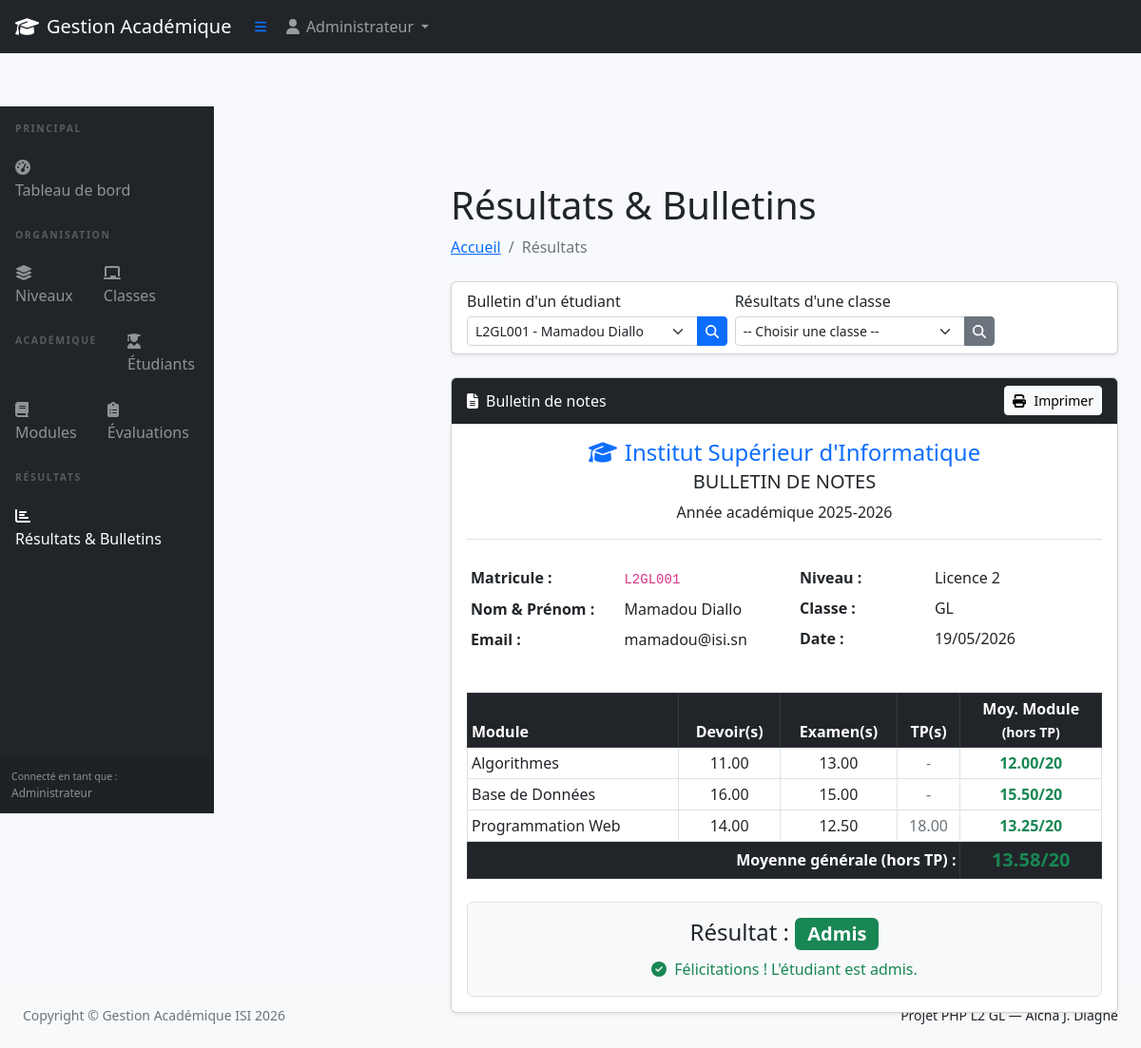
Screenshot of /index.php?page=resultats&etudiant_id=1 (signed in) with the database file from the repository.
### tables this page shows
CREATE TABLE IF NOT EXISTS etudiants (
    id INT AUTO_INCREMENT PRIMARY KEY,
    matricule VARCHAR(20) NOT NULL UNIQUE,
    nom VARCHAR(100) NOT NULL,
    prenom VARCHAR(100) NOT NULL,
    email VARCHAR(150),
    classe_id INT NOT NULL,
    created_at TIMESTAMP DEFAULT CURRENT_TIMESTAMP,
    FOREIGN KEY (classe_id) REFERENCES classes(id) ON DELETE CASCADE
);

CREATE TABLE IF NOT EXISTS niveaux (
    id INT AUTO_INCREMENT PRIMARY KEY,
    nom VARCHAR(50) NOT NULL UNIQUE,
    created_at TIMESTAMP DEFAULT CURRENT_TIMESTAMP
);

CREATE TABLE IF NOT EXISTS classes (
    id INT AUTO_INCREMENT PRIMARY KEY,
    nom VARCHAR(50) NOT NULL,
    niveau_id INT NOT NULL,
    created_at TIMESTAMP DEFAULT CURRENT_TIMESTAMP,
    FOREIGN KEY (niveau_id) REFERENCES niveaux(id) ON DELETE CASCADE
);

### traitements/requetes.php (called while the page is built, shortened)
<?php
function getAllEtudiants()
{
    $pdo = getConnexion();
    return $pdo->query("SELECT e.*, c.nom AS classe_nom, n.nom AS niveau_nom FROM etudiants e JOIN classes c ON e.classe_id = c.id JOIN niveaux n ON c.niveau_id = n.id ORDER BY e.nom")->fetchAll();
}
function getEtudiantById($id)
{
    $pdo = getConnexion();
    $stmt = $pdo->prepare("SELECT e.*, c.nom AS classe_nom, n.nom AS niveau_nom FROM etudiants e JOIN classes c ON e.classe_id = c.id JOIN niveaux n ON c.niveau_id = n.id WHERE e.id = ?");
    $stmt->execute([$id]);
    return $stmt->fetch();
}
function getEvaluationsByEtudiant($etudiant_id)
{
    $pdo = getConnexion();
    $stmt = $pdo->prepare("SELECT ev.*, m.nom AS module_nom, m.code AS module_code FROM evaluations ev JOIN modules m ON ev.module_id = m.id WHERE ev.etudiant_id = ? ORDER BY m.nom, ev.type_eval");
    $stmt->execute([$etudiant_id]);
    return $stmt->fetchAll();
}
function calculerMoyenneEtudiant($etudiant_id)
{
    $pdo = getConnexion();
    $stmt = $pdo->prepare("SELECT AVG(note) FROM evaluations WHERE etudiant_id = ? AND type_eval IN ('devoir','examen')");
    $stmt->execute([$etudiant_id]);
    $moy = $stmt->fetchColumn();
    return $moy ? round($moy, 2) : 0;
}
function getStatutEtudiant($moyenne)
{
    if ($moyenne >= 10) return ['statut' => 'Admis', 'class' => 'success'];
    return ['statut' => 'Exclu', 'class' => 'danger'];
}

### pages/resultats.php (the view, shortened to what this page needs)
<?php
$etudiant_id  = isset($_GET['etudiant_id']) ? (int)$_GET['etudiant_id'] : 0;
$tous_etudiants = getAllEtudiants();
$etudiant = $etudiant_id ? getEtudiantById($etudiant_id) : null;
?>
<h1 class="mt-4">Résultats & Bulletins</h1>
<ol class="breadcrumb mb-4">
    <li class="breadcrumb-item"><a href="index.php?page=dashboard">Accueil</a></li>
    <li class="breadcrumb-item active">Résultats</li>
</ol>
<div class="card shadow-sm mb-4">
    <div class="card-body py-2">
        <div class="row g-2">
            <div class="col-md-5">
                <form method="GET">
                    <label class="form-label mb-1">Bulletin d'un étudiant</label>
                    <div class="input-group input-group-sm">
                        <select name="etudiant_id" class="form-select">
                            <?php foreach ($tous_etudiants as $e): ?>
                            <option value="<?= $e['id'] ?>" <?= ($etudiant_id==$e['id'])?'selected':'' ?>>
                                <?= htmlspecialchars($e['matricule'].' - '.$e['prenom'].' '.$e['nom']) ?>
                            </option>
                            <?php endforeach; ?>
                        </select>
                        <button type="submit" class="btn btn-primary"><i class="fas fa-search"></i></button>
                    </div>
                </form>
            </div>
            <div class="col-md-5">
                <form method="GET">
                    <label class="form-label mb-1">Résultats d'une classe</label>
                    <div class="input-group input-group-sm">
                        <select name="classe_id" class="form-select">
                            <option value="">-- Choisir une classe --</option>
                        </select>
                        <button type="submit" class="btn btn-secondary"><i class="fas fa-search"></i></button>
                    </div>
                </form>
            </div>
        </div>
    </div>
</div>
<?php if ($etudiant):
    $evaluations = getEvaluationsByEtudiant($etudiant['id']);
    $moy_generale = calculerMoyenneEtudiant($etudiant['id']);
    $statut = getStatutEtudiant($moy_generale);
    $par_module = [];
    foreach ($evaluations as $ev) {
        $par_module[$ev['module_nom']][$ev['type_eval']][] = $ev['note'];
    }
?>
<div class="card shadow-sm mb-4" id="bulletin">
    <div class="card-header bg-dark text-white d-flex justify-content-between align-items-center">
        <span><i class="fas fa-file-alt me-2"></i>Bulletin de notes</span>
        <button onclick="window.print()" class="btn btn-sm btn-light"><i class="fas fa-print me-2"></i>Imprimer</button>
    </div>
    <div class="card-body">
        <div class="text-center mb-4 border-bottom pb-3">
            <h4 class="text-primary mb-1"><i class="fas fa-graduation-cap me-2"></i>Institut Supérieur d'Informatique</h4>
            <h5>BULLETIN DE NOTES</h5>
            <p class="mb-0">Année académique 2025-2026</p>
        </div>
        <div class="row mb-4">
            <div class="col-md-6">
                <table class="table table-sm table-borderless">
                    <tr><th>Matricule :</th><td><code><?= htmlspecialchars($etudiant['matricule']) ?></code></td></tr>
                    <tr><th>Nom & Prénom :</th><td><?= htmlspecialchars($etudiant['prenom'].' '.$etudiant['nom']) ?></td></tr>
                    <tr><th>Email :</th><td><?= htmlspecialchars($etudiant['email'] ?? '-') ?></td></tr>
                </table>
            </div>
            <div class="col-md-6">
                <table class="table table-sm table-borderless">
                    <tr><th>Niveau :</th><td><?= htmlspecialchars($etudiant['niveau_nom']) ?></td></tr>
                    <tr><th>Classe :</th><td><?= htmlspecialchars($etudiant['classe_nom']) ?></td></tr>
                    <tr><th>Date :</th><td><?= date('d/m/Y') ?></td></tr>
                </table>
            </div>
        </div>
        <table class="table table-bordered table-sm">
            <thead class="table-dark">
                <tr>
                    <th>Module</th>
                    <th class="text-center">Devoir(s)</th>
                    <th class="text-center">Examen(s)</th>
                    <th class="text-center">TP(s)</th>
                    <th class="text-center">Moy. Module<br><small>(hors TP)</small></th>
                </tr>
            </thead>
            <tbody>
                <?php
                foreach ($par_module as $mod_nom => $types):
                    $devoirs = $types['devoir'] ?? [];
                    $examens = $types['examen'] ?? [];
                    $tps     = $types['tp'] ?? [];
                    $notes_calc = array_merge($devoirs, $examens);
                    $moy_mod = count($notes_calc) > 0 ? round(array_sum($notes_calc)/count($notes_calc), 2) : null;
                ?>
                <tr>
                    <td><?= htmlspecialchars($mod_nom) ?></td>
                    <td class="text-center"><?= implode(', ', array_map(fn($n)=>number_format($n,2), $devoirs)) ?: '-' ?></td>
                    <td class="text-center"><?= implode(', ', array_map(fn($n)=>number_format($n,2), $examens)) ?: '-' ?></td>
                    <td class="text-center text-muted"><?= implode(', ', array_map(fn($n)=>number_format($n,2), $tps)) ?: '-' ?></td>
                    <td class="text-center fw-bold <?= $moy_mod >= 10 ? 'text-success' : 'text-danger' ?>">
                        <?= $moy_mod !== null ? number_format($moy_mod, 2).'/20' : '-' ?>
                    </td>
                </tr>
                <?php endforeach; ?>
            </tbody>
            <tfoot>
                <tr class="table-dark">
                    <th colspan="4" class="text-end">Moyenne générale (hors TP) :</th>
                    <th class="text-center fs-5 <?= $moy_generale >= 10 ? 'text-success' : 'text-danger' ?>">
                        <?= number_format($moy_generale, 2) ?>/20
                    </th>
                </tr>
            </tfoot>
        </table>
        <div class="text-center mt-4 p-3 border rounded bg-light">
            <h4>Résultat : <span class="badge bg-<?= $statut['class'] ?> fs-5"><?= $statut['statut'] ?></span></h4>
            <?php if ($statut['statut'] === 'Admis'): ?>
                <p class="text-success mb-0"><i class="fas fa-check-circle me-2"></i>Félicitations ! L'étudiant est admis.</p>
            <?php elseif ($statut['statut'] === 'Ajourné'): ?>
                <p class="text-warning mb-0"><i class="fas fa-clock me-2"></i>L'étudiant est ajourné. Session de rattrapage conseillée.</p>
            <?php else: ?>
                <p class="text-danger mb-0"><i class="fas fa-times-circle me-2"></i>L'étudiant est exclu (moyenne inférieure à 5).</p>
            <?php endif; ?>
        </div>
    </div>
</div>
<?php endif; ?>

### public/css/styles.css (style rules this page uses)
body { background-color: #f8f9fc; }

### rows the page displays
etudiants: matricule "L2GL001", prenom+nom "Mamadou Diallo", email "mamadou@isi.sn", niveaux.nom "Licence 2", classe.nom "GL"

### other values shown
$_SESSION['user']['nom'] "Administrateur"
$mod_nom "Algorithmes"
implode(', ', array_map(fn($n)=>number_format($n,2), $devoirs)) ?: '-' "11.00"
implode(', ', array_map(fn($n)=>number_format($n,2), $examens)) ?: '-' "13.00"
implode(', ', array_map(fn($n)=>number_format($n,2), $tps)) ?: '-' "-"
$moy_mod "12.00"
$mod_nom "Base de Données"
implode(', ', array_map(fn($n)=>number_format($n,2), $devoirs)) ?: '-' "16.00"
implode(', ', array_map(fn($n)=>number_format($n,2), $examens)) ?: '-' "15.00"
$moy_mod "15.50"
$mod_nom "Programmation Web"
implode(', ', array_map(fn($n)=>number_format($n,2), $devoirs)) ?: '-' "14.00"
implode(', ', array_map(fn($n)=>number_format($n,2), $examens)) ?: '-' "12.50"
implode(', ', array_map(fn($n)=>number_format($n,2), $tps)) ?: '-' "18.00"
$moy_mod "13.25"
